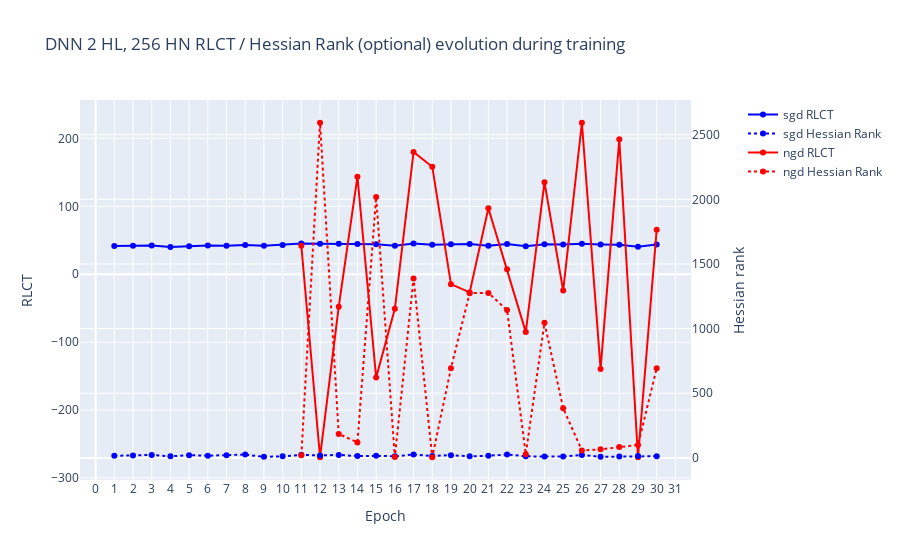

Here is the notebook cell this chart was saved with:
### Markdown cell above
#### **6. Visualise RLCT / Hessian rank, Hessian eigenspectra, generalisation loss, RLCT convergence**

We display the following final figures:
- RLCT and Hessian rank evolution for each model, for NGD and SGD
- Hessian eigenspectra for SGD and NGD overlaid on the same plot
- Evolution of generalisation loss for each model, compared to validation loss
- RLCT moving average evolution for each model, for NGD and SGD, to check for convergence

### Code cell
# Visualise RLCT and Hessian rank data

exp_figures = {}

for title in models.keys():
    exp_fig = make_subplots(specs=[[{"secondary_y" : True}]])
    color_index = 0
    for optim in optimizers:
        color = color_cycle[color_index % len(color_cycle)]
        color_index += 1
        exp_fig.add_trace(go.Scatter(
            x=epochs,
            y=rlct_estimates[title][optim][1:],
            mode="lines+markers",
            name=f"{optim} RLCT",
            line=dict(color=color),
        ), secondary_y=False)
        if hp["hessian"]:
            exp_fig.add_trace(go.Scatter(
                x=epochs,
                y=hessian_ranks[title][optim][1:],
                mode="lines+markers",
                name=f"{optim} Hessian Rank",
                line=dict(color=color, dash="dot"),
            ), secondary_y=True)
    exp_fig.update_layout(
        title=f"{title} RLCT / Hessian Rank (optional) evolution during training",
        xaxis_title="Epoch",
        xaxis=dict(
            tickmode='linear',
            tick0=0,
            dtick=1,
        ),
        yaxis_type="linear",
    )
    exp_fig.update_yaxes(title_text="RLCT", secondary_y=False)
    exp_fig.update_yaxes(title_text="Hessian rank", secondary_y=True)
    exp_figures[title] = exp_fig
    exp_fig.show()

### Figure 1 — Plotly figure (JSON) as saved in the notebook; plotly's stock layout.template omitted (floating-point values rounded to 4 significant figures)
{"data": [{"line": {"color": "rgb(0, 0, 255)"}, "mode": "lines+markers", "name": "sgd RLCT", "type": "scatter", "x": [1, 2, 3, 4, 5, 6, 7, 8, 9, 10, 11, 12, 13, 14, 15, 16, 17, 18, 19, 20, 21, 22, 23, 24, 25, 26, 27, 28, 29, 30], "xaxis": "x", "y": [41.6, 41.95, 42.23, 39.97, 41.37, 42.23, 41.85, 43.17, 42.04, 43.14, 45.27, 44.71, 44.77, 44.43, 44.17, 41.97, 45.3, 43.33, 44.27, 44.49, 41.88, 44.67, 41.1, 44.19, 43.7, 44.8, 43.75, 43.29, 40.61, 43.76], "yaxis": "y"}, {"line": {"color": "rgb(0, 0, 255)", "dash": "dot"}, "mode": "lines+markers", "name": "sgd Hessian Rank", "type": "scatter", "x": [1, 2, 3, 4, 5, 6, 7, 8, 9, 10, 11, 12, 13, 14, 15, 16, 17, 18, 19, 20, 21, 22, 23, 24, 25, 26, 27, 28, 29, 30], "xaxis": "x", "y": [16, 18, 23, 12, 21, 17, 20, 26, 8, 12, 24, 19, 23, 14, 16, 12, 26, 15, 21, 12, 16, 27, 12, 11, 10, 23, 8, 10, 14, 13], "yaxis": "y2"}, {"line": {"color": "rgb(255, 0, 0)"}, "mode": "lines+markers", "name": "ngd RLCT", "type": "scatter", "x": [1, 2, 3, 4, 5, 6, 7, 8, 9, 10, 11, 12, 13, 14, 15, 16, 17, 18, 19, 20, 21, 22, 23, 24, 25, 26, 27, 28, 29, 30], "xaxis": "x", "y": [null, null, null, null, null, null, null, null, null, null, 41.99, -269.5, -47.84, 143.6, -152.0, -50.94, 179.9, 158.4, -14.58, -26.8, 97.05, 7.436, -85.27, 135.5, -24.1, 223.1, -139.4, 198.7, -269.6, 65.67], "yaxis": "y"}, {"line": {"color": "rgb(255, 0, 0)", "dash": "dot"}, "mode": "lines+markers", "name": "ngd Hessian Rank", "type": "scatter", "x": [1, 2, 3, 4, 5, 6, 7, 8, 9, 10, 11, 12, 13, 14, 15, 16, 17, 18, 19, 20, 21, 22, 23, 24, 25, 26, 27, 28, 29, 30], "xaxis": "x", "y": [null, null, null, null, null, null, null, null, null, null, 20, 2592, 185, 120, 2017, 6, 1388, 5, 693, 1274, 1276, 1143, 29, 1045, 384, 58, 66, 84, 100, 694], "yaxis": "y2"}], "layout": {"title": {"text": "DNN 2 HL, 256 HN RLCT / Hessian Rank (optional) evolution during training"}, "xaxis": {"anchor": "y", "domain": [0, 0.94], "dtick": 1, "tick0": 0, "tickmode": "linear", "title": {"text": "Epoch"}}, "yaxis": {"anchor": "x", "domain": [0, 1], "title": {"text": "RLCT"}, "type": "linear"}, "yaxis2": {"anchor": "x", "overlaying": "y", "side": "right", "title": {"text": "Hessian rank"}}}}
